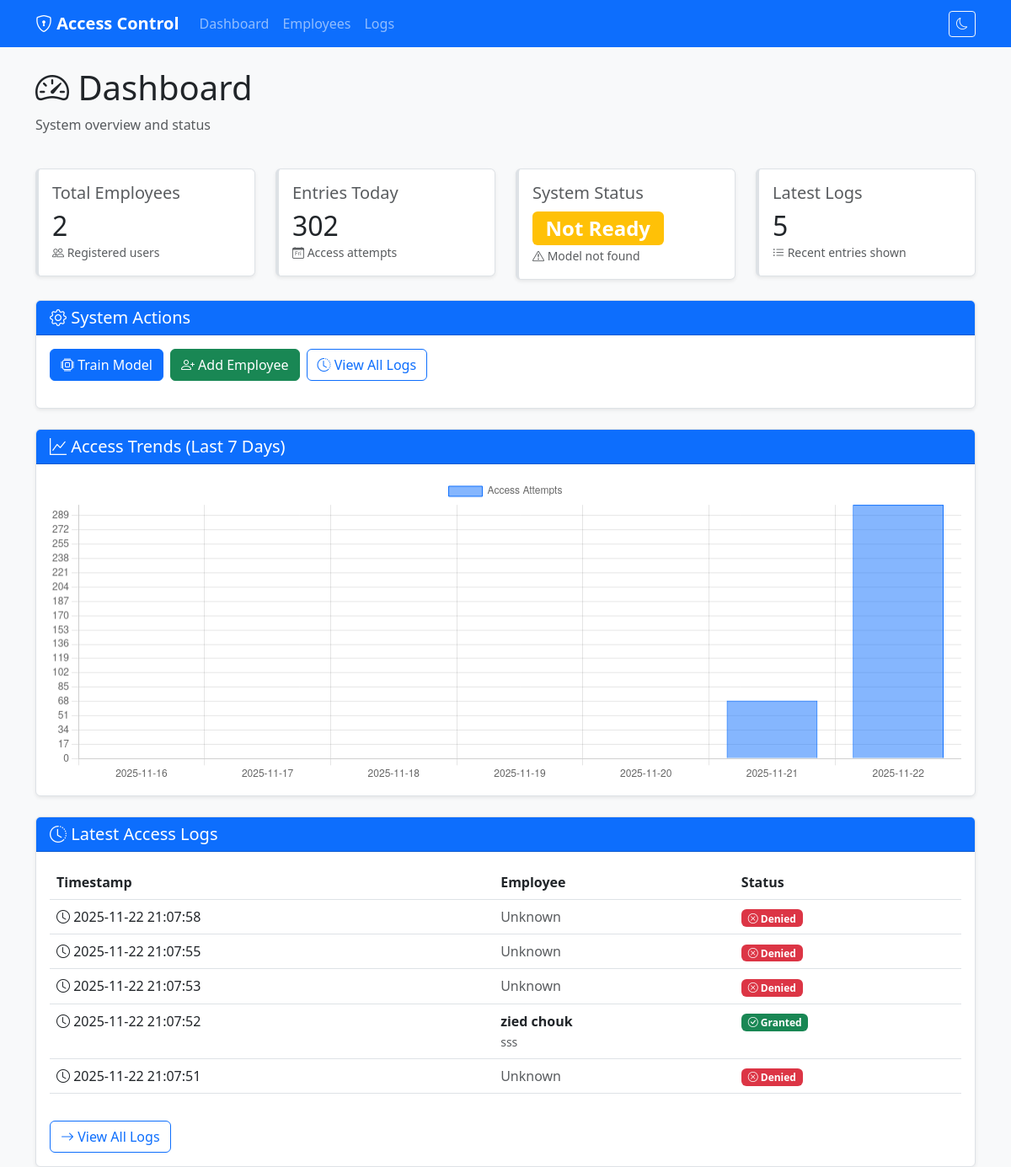
Before: / with the older database file.
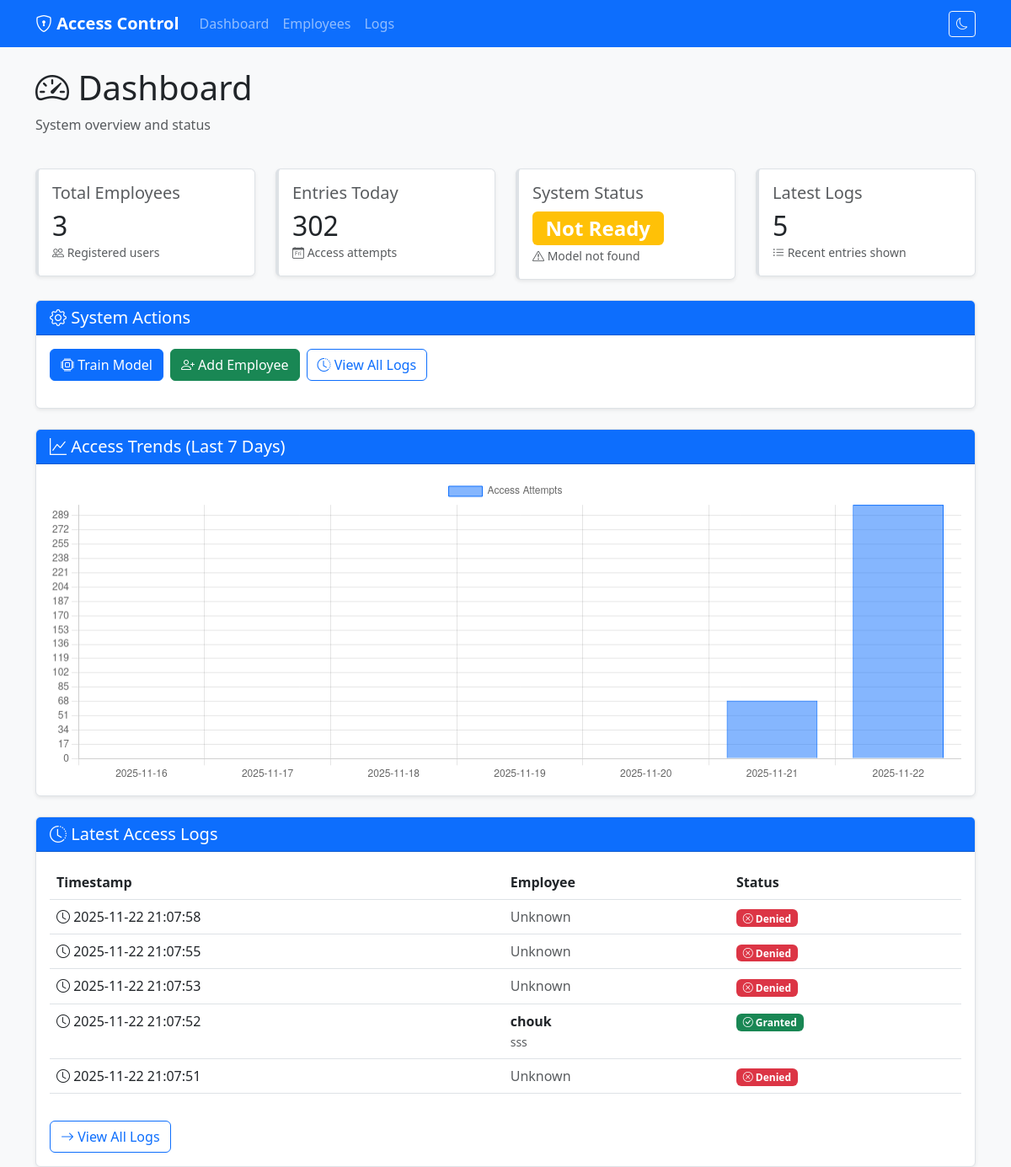
After: the same page with the newer database file.
### models.py (models this page shows, shortened)
class AccessLog(db.Model):
    __tablename__ = 'access_logs'
    id = Column(Integer, primary_key=True)
    employee_id = Column(Integer, ForeignKey('employees.id', ondelete='SET NULL'), nullable=True)
    timestamp = Column(DateTime, default=datetime.now, nullable=False, index=True)
    status = Column(String(20), nullable=False)  # 'Granted' or 'Denied'
    snapshot_path = Column(String(255))  # Optional path to captured image
    employee = relationship('Employee', back_populates='access_logs')

class Employee(db.Model):
    __tablename__ = 'employees'
    id = Column(Integer, primary_key=True)
    name = Column(String(100), nullable=False)
    position = Column(String(100))
    created_at = Column(DateTime, default=datetime.utcnow)
    access_rules = relationship('AccessRule', back_populates='employee', cascade='all, delete-orphan')
    access_logs = relationship('AccessLog', back_populates='employee', cascade='all, delete-orphan')

### app.py (the view)
@app.route('/')
def dashboard():
    latest_logs = AccessLog.query.order_by(AccessLog.timestamp.desc()).limit(5).all()
    try:
        total_employees = Employee.query.count()
    except Exception:
        total_employees = 0
    model_exists = model_trainer_service.model_exists()
    today_start = datetime.now().replace(hour=0, minute=0, second=0, microsecond=0)
    total_today = AccessLog.query.filter(AccessLog.timestamp >= today_start).count()
    dates = []
    counts = []
    for i in range(6, -1, -1):
        date = datetime.now().date() - timedelta(days=i)
        start = datetime.combine(date, dt_time.min)
        end = datetime.combine(date, dt_time.max)
        count = AccessLog.query.filter(AccessLog.timestamp >= start, AccessLog.timestamp <= end).count()
        dates.append(date.strftime('%Y-%m-%d'))
        counts.append(count)
    return render_template('dashboard.html',
                         latest_logs=latest_logs,
                         total_employees=total_employees,
                         total_today=total_today,
                         model_exists=model_exists,
                         day_names=DAY_NAMES,
                         chart_dates=dates,
                         chart_counts=counts)

### services.py (called while the page is built)
    def model_exists(self) -> bool:
        return self.model_path.exists() and self.model_path.stat().st_size > 0

### templates/dashboard.html (shortened to what the changed rows need)
{% extends "base.html" %}
{% block content %}
<div class="row mb-4">
    <div class="col-md-12">
        <h1><i class="bi bi-speedometer2"></i> Dashboard</h1>
    </div>
</div>
<div class="row mb-4">
    <div class="col-md-3">
        <div class="card card-stat shadow-sm">
            <div class="card-body">
                <h5 class="card-title text-muted">Total Employees</h5>
                <h2 class="mb-0">{{ total_employees }}</h2>
                <small class="text-muted">
                    <i class="bi bi-people"></i> Registered users
                </small>
            </div>
        </div>
    </div>
    <div class="col-md-3">
        <div class="card card-stat shadow-sm">
            <div class="card-body">
                <h2 class="mb-0">{{ total_today }}</h2>
            </div>
        </div>
    </div>
    <div class="col-md-3">
        <div class="card card-stat shadow-sm">
            <div class="card-body">
                {% if model_exists %}
                <h2 class="mb-0"><span class="badge bg-success">Ready</span></h2>
                <small class="text-muted">
                    <i class="bi bi-check-circle"></i> Model trained
                </small>
                {% else %}
                <h2 class="mb-0"><span class="badge bg-warning">Not Ready</span></h2>
                {% endif %}
            </div>
        </div>
    </div>
    <div class="col-md-3">
        <div class="card card-stat shadow-sm">
            <div class="card-body">
                <h2 class="mb-0">{{ latest_logs|length }}</h2>
            </div>
        </div>
    </div>
</div>
<div class="row">
    <div class="col-md-12">
        <div class="card shadow-sm">
            <div class="card-body">
                {% if latest_logs %}
                <div class="table-responsive">
                    <table class="table table-hover">
                        <thead>
                            <tr>
                                <th>Timestamp</th>
                                <th>Employee</th>
                                <th>Status</th>
                            </tr>
                        </thead>
                        <tbody>
                            {% for log in latest_logs %}
                            <tr>
                                <td>
                                    <i class="bi bi-clock"></i>
                                    {{ log.timestamp.strftime('%Y-%m-%d %H:%M:%S') }}
                                </td>
                                <td>
                                    {% if log.employee %}
                                    <strong>{{ log.employee.name }}</strong>
                                    {% if log.employee.position %}
                                    <br><small class="text-muted">{{ log.employee.position }}</small>
                                    {% endif %}
                                    {% else %}
                                    <span class="text-muted">Unknown</span>
                                    {% endif %}
                                </td>
                                <td>
                                    {% if log.status == 'Granted' %}
                                    <span class="badge bg-success">
                                        <i class="bi bi-check-circle"></i> Granted
                                    </span>
                                    {% else %}
                                    <span class="badge bg-danger">
                                        <i class="bi bi-x-circle"></i> Denied
                                    </span>
                                    {% endif %}
                                </td>
                            </tr>
                            {% endfor %}
                        </tbody>
                    </table>
                </div>
                {% else %}
                <div class="text-center py-5">
                    <i class="bi bi-inbox" style="font-size: 3rem; color: #ccc;"></i>
                    <p class="text-muted mt-3">No access logs yet.</p>
                </div>
                {% endif %}
            </div>
        </div>
    </div>
</div>
{% endblock %}
{% block extra_js %}
<script>
    // Render Chart
    const ctx = document.getElementById('accessChart').getContext('2d');
    const accessChart = new Chart(ctx, {
        type: 'bar',
        data: {
            labels: {{ chart_dates | tojson }},
    datasets: [{
        label: 'Access Attempts',
        data: {{ chart_counts | tojson }},
        backgroundColor: 'rgba(13, 110, 253, 0.5)',
        borderColor: 'rgba(13, 110, 253, 1)',
        borderWidth: 1
        }]
    },
    options: {
        responsive: true,
            scales: {
            y: {
                beginAtZero: true,
                    ticks: {
                    stepSize: 1
                }
            }
        }
    }
});
    function trainModel() {
        const statusDiv = document.getElementById('trainStatus');
        statusDiv.innerHTML = '<div class="alert alert-info"><i class="bi bi-hourglass-split"></i> Training model... Please wait.</div>';
        fetch('/api/train-model', {
            method: 'POST',
            headers: {
                'Content-Type': 'application/json'
            }
        })
            .then(response => response.json())
            .then(data => {
                if (data.success) {
                    statusDiv.innerHTML = `<div class="alert alert-success">
                <i class="bi bi-check-circle"></i> ${data.message}<br>
                <small>Trained on ${data.images_trained} images from ${data.users_trained} users.</small>
            </div>`;
                    setTimeout(() => location.reload(), 2000);
                } else {
                    statusDiv.innerHTML = `<div class="alert alert-danger">
                <i class="bi bi-exclamation-triangle"></i> ${data.message}
            </div>`;
                }
            })
            .catch(error => {
                statusDiv.innerHTML = `<div class="alert alert-danger">
            <i class="bi bi-exclamation-triangle"></i> Error: ${error.message}
        </div>`;
            });
    }
</script>
{% endblock %}

Changed rows visible on the page:
changed through a linked row, AccessLog "sss": employee.name "zied chouk" → "chouk"
Other visible differences:
{{ total_employees }}: "2" → "3"
